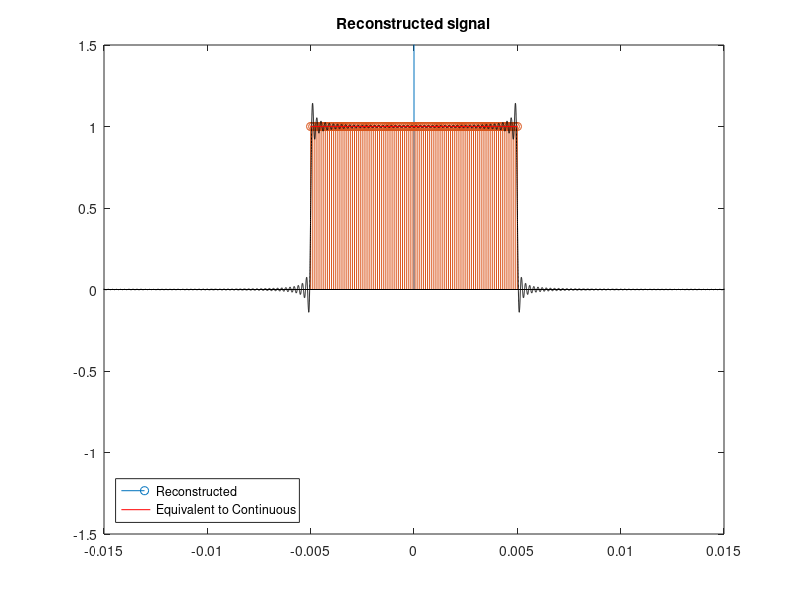
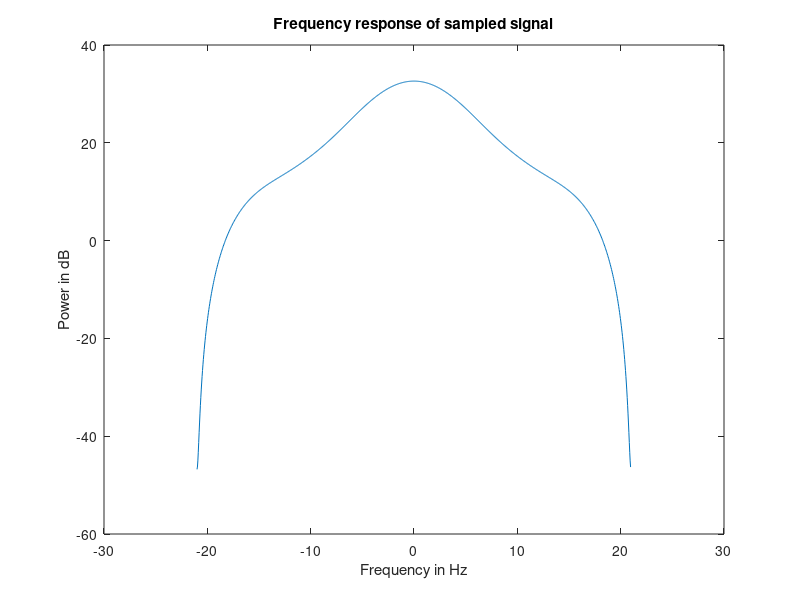
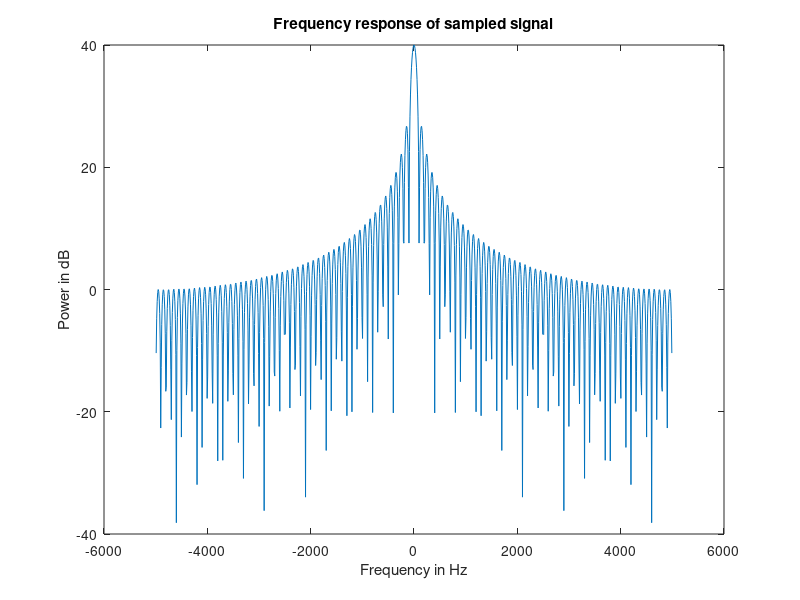

MATLAB code to generate these figures, in order:
% % Sampling and reconstruction         
close all; clear all; clc         
%% Ex1 Bandlimited signal 
   tau = 0.025;        
   BW = 1/(2*tau);              % one sided bandwidth    
 span1 = 6;                     % Signal has a width of 6*tau on either side of t=0
   fs = 2.1*BW;                 % Change sampling frequency here
 tvec1 = 0:(1/fs):span1*tau;
 tvec1 = [-fliplr(tvec1(2:end)) tvec1]; 

% Sample p(t) with fs 
p_nTsamp = 6*sinc(tvec1/(2*tau)).^2 + sinc(tvec1/(6*tau)).^6 + 6*sinc(tvec1/(10*tau)).^10;
figure(1); stem(tvec1,p_nTsamp); hold on

% Similar looking to continuous-time signal, sample p(t) with very large sampling frequency
fss = 500*BW;           
tvecc = 0:(1/fss):span1*tau;
tvecc = [-fliplr(tvecc(2:end)) tvecc]; 
p_t = 6*sinc(tvecc/(2*tau)).^2 + sinc(tvecc/(6*tau)).^6 + 6*sinc(tvecc/(10*tau)).^10;
figure(1); plot(tvecc,p_t,'r');

% compute DFT and scale frequency axes to represent analog frequencies
    N = max(1024,length(p_nTsamp));
    P = fftshift(fft(p_nTsamp,N));     
 fvec = (fs/N)*(-floor(N/2):1:ceil(N/2)-1); % For both even and odd N
 figure; plot(fvec,20*log10(abs(P))); title('Frequency response of sampled signal')  
 xlabel('Frequency in Hz')
 ylabel('Power in dB')


% Reconstruction using truncated sinc
 span1 = 12;                % Sinc pulse has a width of span1*tau on either side of t=0
   fs1 = 100*fs;            % The Sinc pulse must resemble continuous signal, high sample rate, integer multiple for convenience
 tveccc = 0:(1/fs1):span1*tau;
 tveccc = [-fliplr(tveccc(2:end)) tveccc]; 
 sinc_pulse = sinc(fs*tveccc); % fs here should be the sampling frequency of P_nTsamp
 
 % Upsample the pulse p to bring it to the same sampling time reference
 p_upsamp = upsample(p_nTsamp,fs1/fs);  % Sampling rates easily matched inserting zeros since fs1=integer*fs
 p_upsamp(end-fs1/fs+2:end)=[]; 
 p_recons = conv(p_upsamp,sinc_pulse);
 t_recons = (1/fs1).*(-floor(length(p_recons)/2):1:floor(length(p_recons)/2));
 figure(1); plot(t_recons, p_recons,'k'); 
         
title('Reconstructed signal');  
legend('Samples','Equivalent to Continuous','Reconstructed')
         
%% Ex2 Rectangular pulse, has infinite bandwidth and significant power in the side lobes
close all;
tau = 0.01;         % symbol period
fs  = 100*(1/tau);  % first null in bandwidth at 1/tau
fsfd = floor(tau*fs);  % Number of samples
p_nTsamp = ones(1,fsfd);
tvec = linspace(-tau/2,tau/2,fsfd);
figure(1); stem(tvec,p_nTsamp); hold on

% compute DFT and scale frequency axes to represent analog frequencies
    N = max(1024,length(p_nTsamp));
    P = fftshift(fft(p_nTsamp,N));     
 fvec = (fs/N)*(-floor(N/2):1:ceil(N/2)-1); % For both even and odd N
 figure; plot(fvec,20*log10(abs(P))); title('Frequency response of sampled signal')  
 xlabel('Frequency in Hz')
 ylabel('Power in dB')
 
% % Reconstruction using truncated sinc 
 span1 = 12;
   fs1 = 100*fs; 
 tvec1 = eps:(1/fs1):span1*tau;
 tvec1 = [-fliplr(tvec1(2:end)) tvec1]; 
 sinc_pulse = sinc(fs*tvec1);  % fs here should be the sampling frequency of P_nTsamp
 
 % Upsample the pulse p to bring it to the same sampling time reference
 p_upsamp = upsample(p_nTsamp,fs1/fs);
 p_upsamp(end-fs1/fs+2:end)=[]; 
 p_recons = conv(p_upsamp,sinc_pulse);
 t_recons = (1/fs1).*(-floor(length(p_recons)/2):1:floor(length(p_recons)/2));
 figure(1); plot(t_recons, p_recons,'k'); hold on;
            plot(tvec,p_nTsamp,'r');
            title('Reconstructed signal');  
            legend('Reconstructed','Equivalent to Continuous','Location','SouthWest')
            axis([-1.5*tau 1.5*tau -1.5 1.5])

